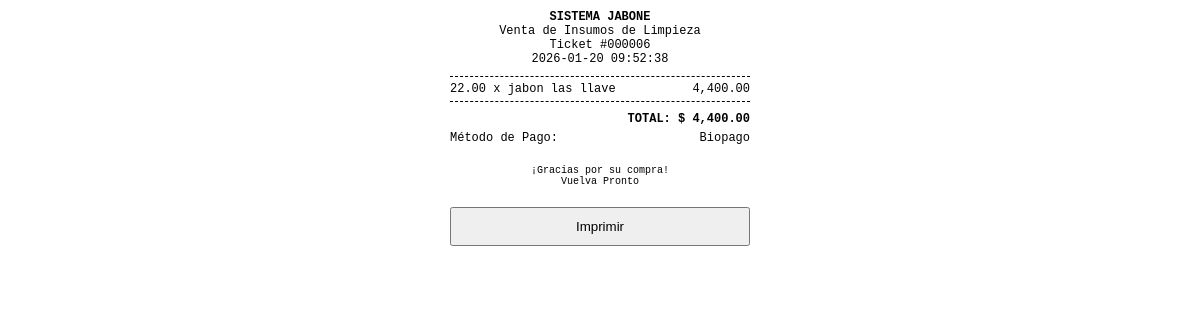
The app's page /Inventario-Liquid-main-verificar/ticket.php?id=6, older data.
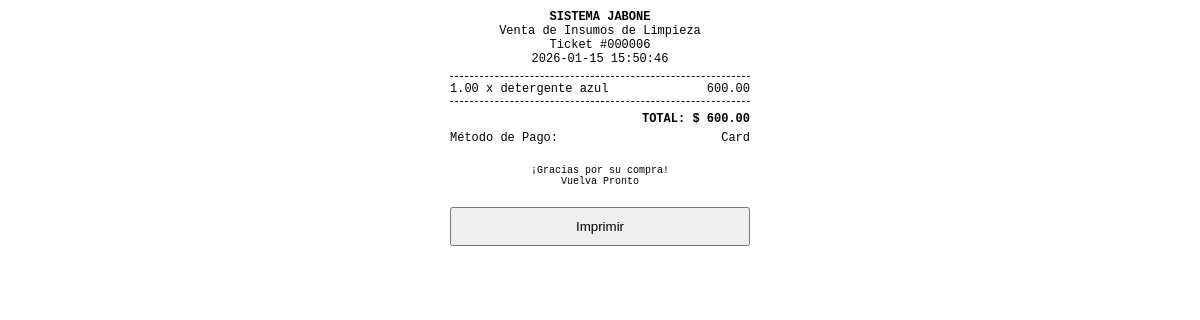
The same page, newer data.
### tables this page shows
CREATE TABLE `sales` (
  `id` int(11) NOT NULL AUTO_INCREMENT,
  `total_amount` decimal(10,2) NOT NULL,
  `created_at` timestamp NOT NULL DEFAULT current_timestamp(),
  `payment_method` varchar(20) DEFAULT 'cash',
  `payment_reference` varchar(255) DEFAULT NULL,
  `amount_tendered` decimal(10,2) DEFAULT 0.00,
  `exchange_rate_global` decimal(10,2) DEFAULT 0.00,
  `exchange_rate_special` decimal(10,2) DEFAULT 0.00,
  PRIMARY KEY (`id`)
);

CREATE TABLE `sale_items` (
  `id` int(11) NOT NULL AUTO_INCREMENT,
  `sale_id` int(11) NOT NULL,
  `product_id` int(11) DEFAULT NULL,
  `quantity` decimal(10,4) NOT NULL,
  `subtotal` decimal(10,2) NOT NULL,
  PRIMARY KEY (`id`),
  KEY `sale_id` (`sale_id`),
  KEY `product_id` (`product_id`),
  CONSTRAINT `sale_items_ibfk_1` FOREIGN KEY (`sale_id`) REFERENCES `sales` (`id`) ON DELETE CASCADE,
  CONSTRAINT `sale_items_ibfk_2` FOREIGN KEY (`product_id`) REFERENCES `products` (`id`) ON DELETE SET NULL
);

CREATE TABLE `products` (
  `id` int(11) NOT NULL AUTO_INCREMENT,
  `category_id` int(11) DEFAULT NULL,
  `name` varchar(150) NOT NULL,
  `sku` varchar(50) DEFAULT NULL,
  `barcode` varchar(100) DEFAULT NULL,
  `brand` varchar(100) DEFAULT NULL,
  `is_liquid` tinyint(1) DEFAULT 1,
  `is_raw_material` tinyint(1) DEFAULT 0,
  `use_special_rate` tinyint(1) DEFAULT 0,
  `display_unit` varchar(20) DEFAULT 'Litro',
  `price` decimal(10,2) NOT NULL DEFAULT 0.00,
  `cost_price` decimal(10,2) NOT NULL DEFAULT 0.00,
  `stock_quantity` decimal(10,4) NOT NULL DEFAULT 0.0000,
  `min_stock` decimal(10,4) DEFAULT 10.0000,
  `image_path` varchar(255) DEFAULT NULL,
  `created_at` timestamp NOT NULL DEFAULT current_timestamp(),
  `is_favorite` tinyint(1) DEFAULT 0,
  PRIMARY KEY (`id`),
  KEY `category_id` (`category_id`),
  CONSTRAINT `products_ibfk_1` FOREIGN KEY (`category_id`) REFERENCES `categories` (`id`) ON DELETE SET NULL
);

### Inventario-Liquid-main-verificar/ticket.php (the view, shortened to what this page needs)
<?php
require_once 'config/database.php';
$id = $_GET['id'] ?? null;
$stmt = $pdo->prepare("SELECT * FROM sales WHERE id = ?");
$stmt->execute([$id]);
$sale = $stmt->fetch(PDO::FETCH_ASSOC);
$stmtItems = $pdo->prepare("
    SELECT si.*, p.name
    FROM sale_items si
    LEFT JOIN products p ON si.product_id = p.id
    WHERE si.sale_id = ?
");
$stmtItems->execute([$id]);
$items = $stmtItems->fetchAll(PDO::FETCH_ASSOC);
?>
<!DOCTYPE html>
<html>
<head>
</head>
<body onload="window.print()">
    <div class="header">
        <strong>SISTEMA JABONE</strong><br>
        Venta de Insumos de Limpieza<br>
        Ticket #<?php echo str_pad($sale['id'], 6, '0', STR_PAD_LEFT); ?><br>
        <?php echo $sale['created_at']; ?>
    </div>
    <div class="line"></div>
    <?php foreach($items as $item): ?>
    <div class="item">
        <span><?php echo number_format($item['quantity'], 2); ?> x <?php echo substr($item['name'], 0, 15); ?></span>
        <span><?php echo number_format($item['subtotal'], 2); ?></span>
    </div>
    <?php endforeach; ?>
    <div class="line"></div>
    <div class="total">
        TOTAL: $ <?php echo number_format($sale['total_amount'], 2); ?>
    </div>
    <?php if($sale['payment_method'] == 'cash'): ?>
    <div class="item" style="margin-top:5px;">
        <span>Efectivo:</span>
        <span><?php echo number_format($sale['amount_tendered'], 2); ?></span>
    </div>
    <div class="item">
        <span>Cambio:</span>
        <span><?php echo number_format($sale['amount_tendered'] - $sale['total_amount'], 2); ?></span>
    </div>
    <?php else: ?>
    <div class="item" style="margin-top:5px;">
        <span>Método de Pago:</span>
        <span><?php echo ucfirst($sale['payment_method']); ?></span>
    </div>
    <?php endif; ?>
    <div class="footer">
        ¡Gracias por su compra!<br>
        Vuelva Pronto
    </div>
    <button class="no-print" onclick="window.print()" style="width:100%; padding: 10px; margin-top: 20px; cursor: pointer;">Imprimir</button>
</body>
</html>

Row changes from the older to the newer data that the page shows:
no longer on this page (row edited): sale_items: quantity "22.00", product.name "jabon las llave", subtotal "4,400.00"
changed sales "000006": created_at "2026-01-20 09:52:38" → "2026-01-15 15:50:46"; total_amount "4,400.00" → "600.00"; payment_method "Biopago" → "Card"
now on this page (row edited): sale_items: quantity "1.00", product.name "detergente azul", subtotal "600.00"
